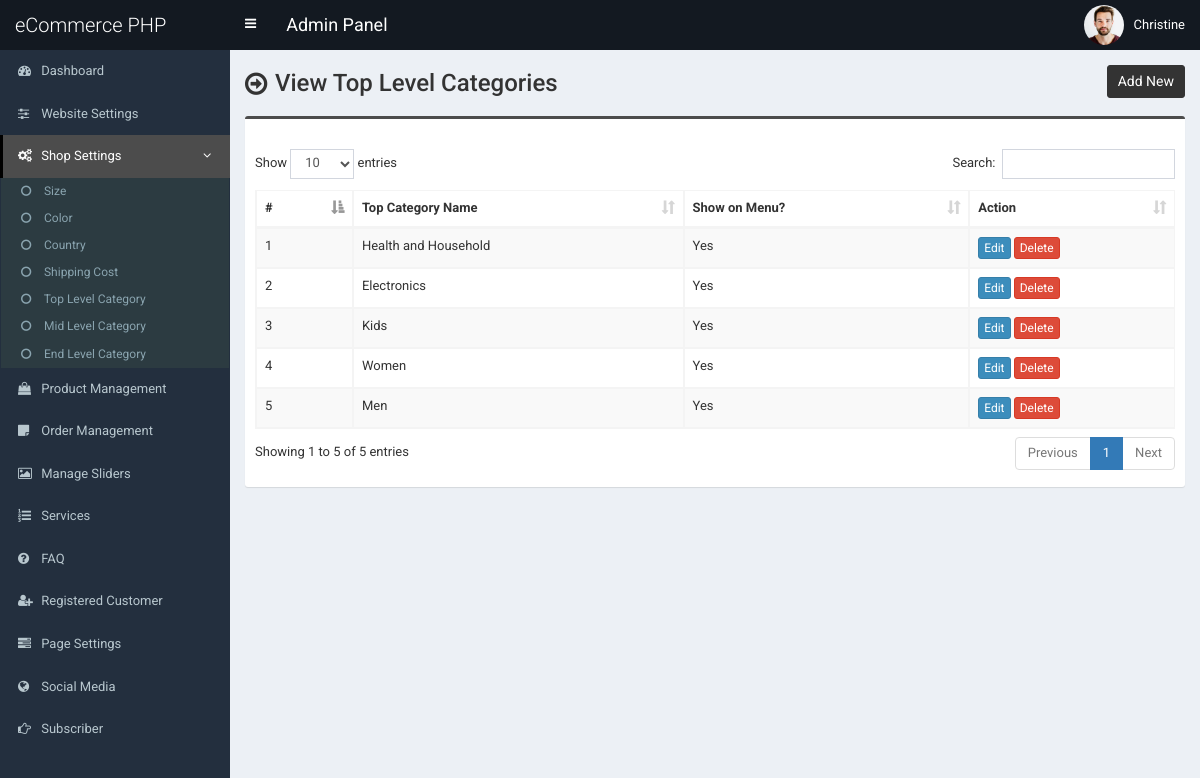
/admin/top-category.php (signed in), run on an earlier commit of the app's database.
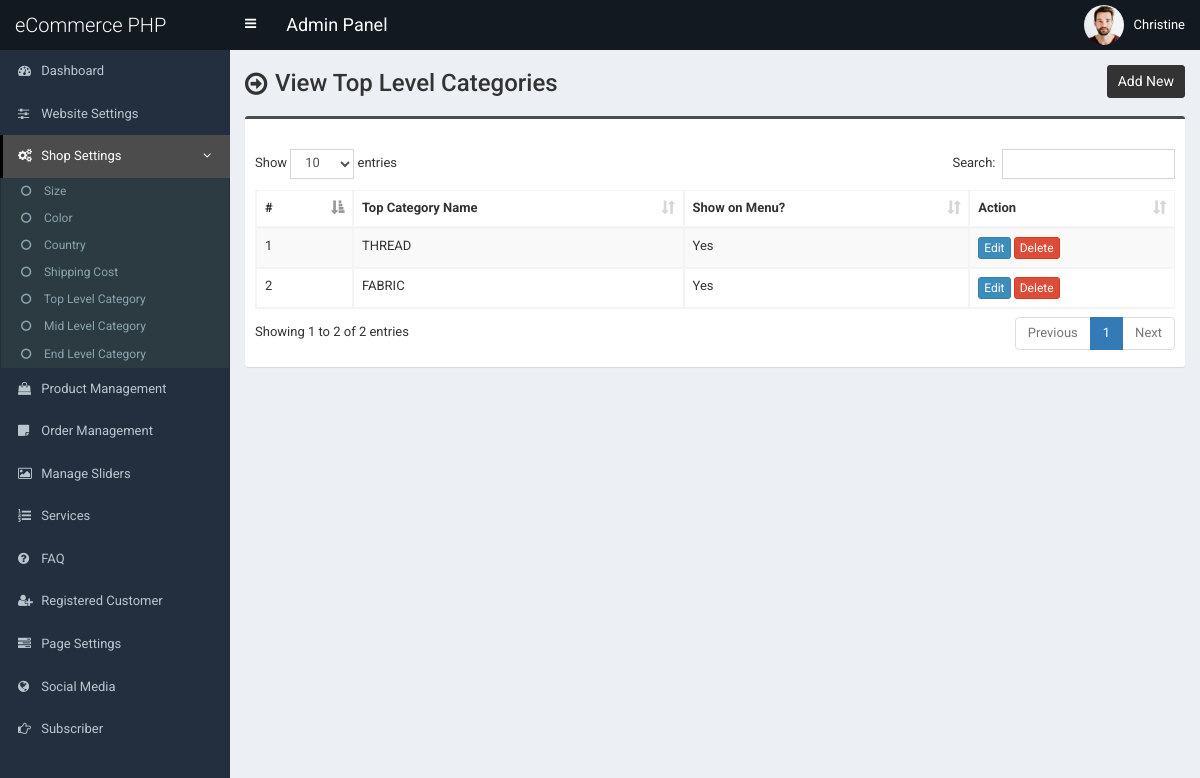
And on a later commit of the database.
### tables this page shows
CREATE TABLE `tbl_top_category` (
  `tcat_id` int(11) NOT NULL,
  `tcat_name` varchar(255) NOT NULL,
  `show_on_menu` int(1) NOT NULL
);

### admin/top-category.php (the view, shortened to what this page needs)
<?php require_once('header.php'); ?>
<section class="content-header">
	<div class="content-header-left">
		<h1>View Top Level Categories</h1>
	</div>
	<div class="content-header-right">
		<a href="top-category-add.php" class="btn btn-primary btn-sm">Add New</a>
	</div>
</section>
<section class="content">
  <div class="row">
    <div class="col-md-12">
      <div class="box box-info">
        <div class="box-body table-responsive">
          <table id="example1" class="table table-bordered table-hover table-striped">
			<thead>
			    <tr>
			        <th>#</th>
			        <th>Top Category Name</th>
                    <th>Show on Menu?</th>
			        <th>Action</th>
			    </tr>
			</thead>
            <tbody>
            	<?php
            	$i=0;
            	$statement = $pdo->prepare("SELECT * FROM tbl_top_category ORDER BY tcat_id DESC");
            	$statement->execute();
            	$result = $statement->fetchAll(PDO::FETCH_ASSOC);
            	foreach ($result as $row) {
            		$i++;
            		?>
					<tr>
	                    <td><?php echo $i; ?></td>
	                    <td><?php echo $row['tcat_name']; ?></td>
                        <td>
                            <?php
                                if($row['show_on_menu'] == 1) {
                                    echo 'Yes';
                                } else {
                                    echo 'No';
                                }
                            ?>
                        </td>
	                    <td>
	                        <a href="top-category-edit.php?id=<?php echo $row['tcat_id']; ?>" class="btn btn-primary btn-xs">Edit</a>
	                        <a href="#" class="btn btn-danger btn-xs" data-href="top-category-delete.php?id=<?php echo $row['tcat_id']; ?>" data-toggle="modal" data-target="#confirm-delete">Delete</a>
	                    </td>
	                </tr>
            		<?php
            	}
            	?>
            </tbody>
          </table>
        </div>
      </div>
</section>
<?php require_once('footer.php'); ?>

### admin/header.php (shortened to what this page needs)
<!DOCTYPE html>
<html>
<head>
	<link rel="stylesheet" href="css/bootstrap.min.css">
	<link rel="stylesheet" href="css/font-awesome.min.css">
	<link rel="stylesheet" href="css/ionicons.min.css">
	<link rel="stylesheet" href="css/datepicker3.css">
	<link rel="stylesheet" href="css/all.css">
	<link rel="stylesheet" href="css/select2.min.css">
	<link rel="stylesheet" href="css/dataTables.bootstrap.css">
	<link rel="stylesheet" href="css/jquery.fancybox.css">
	<link rel="stylesheet" href="css/AdminLTE.min.css">
	<link rel="stylesheet" href="css/_all-skins.min.css">
	<link rel="stylesheet" href="css/on-off-switch.css"/>
	<link rel="stylesheet" href="css/summernote.css">
	<link rel="stylesheet" href="style.css">
</head>
<body class="hold-transition fixed skin-blue sidebar-mini">
	<div class="wrapper">
		<header class="main-header">
			<a href="index.php" class="logo">
				<span class="logo-lg">eCommerce PHP</span>
			</a>
			<nav class="navbar navbar-static-top">
				<a href="#" class="sidebar-toggle" data-toggle="offcanvas" role="button">
				</a>
				<span style="float:left;line-height:50px;color:#fff;padding-left:15px;font-size:18px;">Admin Panel</span>
				<div class="navbar-custom-menu">
					<ul class="nav navbar-nav">
						<li class="dropdown user user-menu">
							<a href="#" class="dropdown-toggle" data-toggle="dropdown">
								<img src="../assets/uploads/<?php echo $_SESSION['user']['photo']; ?>" class="user-image" alt="User Image">
								<span class="hidden-xs"><?php echo $_SESSION['user']['full_name']; ?></span>
							</a>
						</li>
					</ul>
				</div>
			</nav>
		</header>
  		<?php $cur_page = substr($_SERVER["SCRIPT_NAME"],strrpos($_SERVER["SCRIPT_NAME"],"/")+1); ?>
  		<aside class="main-sidebar">
    		<section class="sidebar">
      			<ul class="sidebar-menu">
			        <li class="treeview <?php if($cur_page == 'index.php') {echo 'active';} ?>">
			          <a href="index.php">
			            <i class="fa fa-dashboard"></i> <span>Dashboard</span>
			          </a>
			        </li>
			        <li class="treeview <?php if( ($cur_page == 'settings.php') ) {echo 'active';} ?>">
			          <a href="settings.php">
			            <i class="fa fa-sliders"></i> <span>Website Settings</span>
			          </a>
			        </li>
                    <li class="treeview <?php if( ($cur_page == 'size.php') || ($cur_page == 'size-add.php') || ($cur_page == 'size-edit.php') || ($cur_page == 'color.php') || ($cur_page == 'color-add.php') || ($cur_page == 'color-edit.php') || ($cur_page == 'country.php') || ($cur_page == 'country-add.php') || ($cur_page == 'country-edit.php') || ($cur_page == 'shipping-cost.php') || ($cur_page == 'shipping-cost-edit.php') || ($cur_page == 'top-category.php') || ($cur_page == 'top-category-add.php') || ($cur_page == 'top-category-edit.php') || ($cur_page == 'mid-category.php') || ($cur_page == 'mid-category-add.php') || ($cur_page == 'mid-category-edit.php') || ($cur_page == 'end-category.php') || ($cur_page == 'end-category-add.php') || ($cur_page == 'end-category-edit.php') ) {echo 'active';} ?>">
                        <a href="#">
                            <i class="fa fa-cogs"></i>
                            <span>Shop Settings</span>
                            <span class="pull-right-container">
								<i class="fa fa-angle-left pull-right"></i>
							</span>
                        </a>
                        <ul class="treeview-menu">
                            <li><a href="size.php"><i class="fa fa-circle-o"></i> Size</a></li>
                            <li><a href="color.php"><i class="fa fa-circle-o"></i> Color</a></li>
                            <li><a href="country.php"><i class="fa fa-circle-o"></i> Country</a></li>
                            <li><a href="shipping-cost.php"><i class="fa fa-circle-o"></i> Shipping Cost</a></li>
                            <li><a href="top-category.php"><i class="fa fa-circle-o"></i> Top Level Category</a></li>
                            <li><a href="mid-category.php"><i class="fa fa-circle-o"></i> Mid Level Category</a></li>
                            <li><a href="end-category.php"><i class="fa fa-circle-o"></i> End Level Category</a></li>
                        </ul>
                    </li>
                    <li class="treeview <?php if( ($cur_page == 'product.php') || ($cur_page == 'product-add.php') || ($cur_page == 'product-edit.php') ) {echo 'active';} ?>">
                        <a href="product.php">
                            <i class="fa fa-shopping-bag"></i> <span>Product Management</span>
                        </a>
                    </li>
                    <li class="treeview <?php if( ($cur_page == 'order.php') ) {echo 'active';} ?>">
                        <a href="order.php">
                            <i class="fa fa-sticky-note"></i> <span>Order Management</span>
                        </a>
                    </li>
                     <li class="treeview <?php if( ($cur_page == 'slider.php') ) {echo 'active';} ?>">
			          <a href="slider.php">
			            <i class="fa fa-picture-o"></i> <span>Manage Sliders</span>
			          </a>
			        </li>
			        <li class="treeview <?php if( ($cur_page == 'service.php') ) {echo 'active';} ?>">
			          <a href="service.php">
			            <i class="fa fa-list-ol"></i> <span>Services</span>
			          </a>
			        </li>
			      			        <li class="treeview <?php if( ($cur_page == 'faq.php') ) {echo 'active';} ?>">
			          <a href="faq.php">
			            <i class="fa fa-question-circle"></i> <span>FAQ</span>
			          </a>
			        </li>
						<li class="treeview <?php if( ($cur_page == 'customer.php') || ($cur_page == 'customer-add.php') || ($cur_page == 'customer-edit.php') ) {echo 'active';} ?>">
			          <a href="customer.php">
			            <i class="fa fa-user-plus"></i> <span>Registered Customer</span>
			          </a>
			        </li>
			        <li class="treeview <?php if( ($cur_page == 'page.php') ) {echo 'active';} ?>">
			          <a href="page.php">
			            <i class="fa fa-tasks"></i> <span>Page Settings</span>
			          </a>
			        </li>
			        <li class="treeview <?php if( ($cur_page == 'social-media.php') ) {echo 'active';} ?>">
			          <a href="social-media.php">
			            <i class="fa fa-globe"></i> <span>Social Media</span>
			          </a>
			        </li>
			        <li class="treeview <?php if( ($cur_page == 'subscriber.php')||($cur_page == 'subscriber.php') ) {echo 'active';} ?>">
			          <a href="subscriber.php">
			            <i class="fa fa-hand-o-right"></i> <span>Subscriber</span>
			          </a>
			        </li>
      			</ul>
    		</section>
  		</aside>
  		<div class="content-wrapper">

### admin/footer.php (shortened to what this page needs)
		</div>
	</div>
</body>
</html>

### admin/style.css (style rules this page uses)
body { font-size: 13px; font-family: "Roboto", sans-serif; }
.navbar-nav > .user-menu .user-image { width: 40px; height: 40px; margin-top: -10px; }
.content-header > h1, .content-header .content-header-left h1 { font-family: "Roboto", sans-serif; }
.main-header .logo { text-align: left; }
.main-header .logo .logo-lg { font-family: "Roboto", sans-serif; }
.box-info { padding-top: 20px; }
.sidebar-menu li.active > a > .pull-right-container > .fa-angle-left { -webkit-transform: rotate(90deg); -ms-transform: rotate(90deg); -o-transform: rotate(90deg); transform: rotate(90deg); }
.sidebar-menu li > a > .pull-right-container > .fa-angle-left:before { content: "\f105"; }
.content-header { overflow: hidden; }
.content-header .content-header-left { float: left; padding-top: 5px; }
.content-header .content-header-right { float: right; }
.content-header .content-header-left h1 { margin-top: 0; margin-bottom: 0; padding-left: 30px; padding-bottom: 5px; font-size: 24px; position: relative; }
.content-header .content-header-left h1:before { position: absolute; top: 0; left: 0; font-family: "FontAwesome", sans-serif; font-size: 26px; content: "\f18e"; }
.content-header .content-header-right a { position: relative; font-size: 14px; }
.skin-blue .sidebar-menu > li:hover > a, .skin-blue .sidebar-menu > li.active > a { color: #fff; background: #3c8dbc; border-left-color: #3c8dbc; }
.skin-blue .main-header .logo, .skin-blue .main-header .logo:hover, .skin-blue .main-header .navbar, .skin-blue .main-header .navbar .sidebar-toggle:hover { background-color: #131921; }
.skin-blue .sidebar-menu > li:hover > a, .skin-blue .sidebar-menu > li.active > a { background-color: #4c4c4c; border-left-color: #000000; }
.box.box-info { border-top-color: #4c4c4c; }
.content-header .content-header-right a { background-color: #333333; border-color: #333333; }
.sidebar-menu .treeview-menu > li > a { font-size: 12px; }

What changed in the data, as far as the page shows it:
removed tbl_top_category: tcat_name "Health and Household", show_on_menu "Yes"
removed tbl_top_category: tcat_name "Electronics", show_on_menu "Yes"
removed tbl_top_category: tcat_name "Kids", show_on_menu "Yes"
removed tbl_top_category: tcat_name "Women", show_on_menu "Yes"
removed tbl_top_category: tcat_name "Men", show_on_menu "Yes"
added tbl_top_category: tcat_name "THREAD", show_on_menu "Yes"
added tbl_top_category: tcat_name "FABRIC", show_on_menu "Yes"
Also different on the page:
text written by a page script: "Show entries Search: Showing 1 to 5 of 5 entries Previous 1 Next" → "Show entries Search: Showing 1 to 2 of 2 entries Previous 1 Next"
